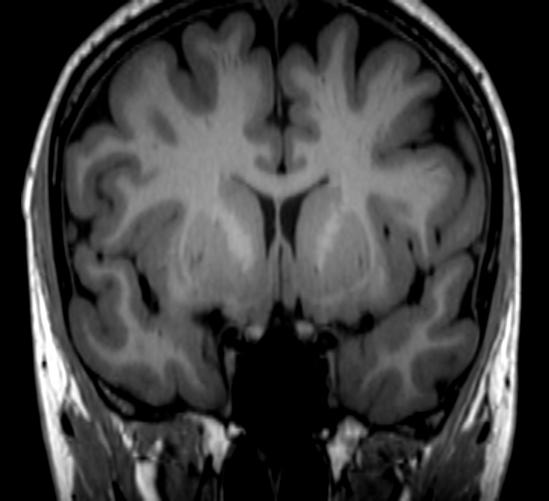
#> input picture PEC1/Ejercicio5/assets/brain1.png, 1097 x 1002 px, found by its file name (shown at 1/2 size)
$ python apartado5.4.py
#> lines starting #> are read from the running program, lines starting #| are printed output that depends on the picture; after the words box and inside, x2 and y2 are one past the last pixel; in counts of white or black regions, pixels touching at a corner belong together
# -*- coding: utf-8 -*-
"""
File: main.py
Author: Isabel Manzaneque
Date: 06/11/2023
Description: Segmentacion sin conocimiento del dominio - Apartado 5.4
"""

import numpy as np
import cv2


img = cv2.imread(".\\assets\\brain1.png")
#> img is the input picture: shape (1002, 1097, 3); min 0, max 255, mean 61
rows, cols = img.shape[:2]
#> rows = 1002; cols = 1097
assert img is not None, "file could not be read, check with os.path.exists()"

# Encuentra aproximacion de la materia blanca
gray = cv2.cvtColor(img, cv2.COLOR_BGR2GRAY)
ret, thresh = cv2.threshold(gray, 40, 255, cv2.THRESH_BINARY)
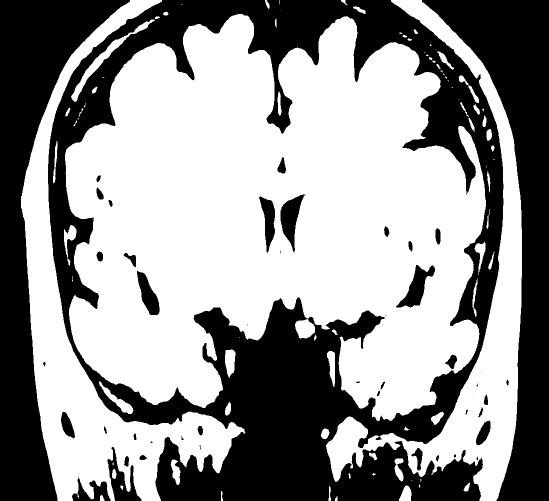
#> thresh: shape (1002, 1097) (shown at 1/2 size); 58.3% white; 48 black regions (11 under 20 px), largest, box (x1, y1, x2, y2) and area: (96, 0, 1007, 1002) 266809, (0, 0, 260, 1002) 88179, (844, 0, 1097, 1002) 84402

# noise removal
kernel = np.ones((3,3),np.uint8)
opening = cv2.morphologyEx(thresh, cv2.MORPH_OPEN, kernel, iterations = 2)
#> opening: shape (1002, 1097); 58% white; 43 black regions (10 under 20 px), largest, box (x1, y1, x2, y2) and area: (96, 0, 1007, 1002) 270944, (0, 0, 260, 1002) 88179, (844, 0, 1097, 1002) 84402

# sure background area
sure_bg = cv2.dilate(opening, kernel, iterations=3)
#> sure_bg: shape (1002, 1097); 63.7% white; 37 black regions (15 under 20 px), largest, box (x1, y1, x2, y2) and area: (99, 0, 1004, 1002) 223159, (0, 0, 256, 1002) 84300, (847, 0, 1097, 1002) 80636

# Finding sure foreground area
dist_transform = cv2.distanceTransform(opening,cv2.DIST_L2,5)
sure_fg = cv2.threshold(dist_transform,0.22*dist_transform.max(),255,0)[1]
#> sure_fg: shape (1002, 1097) float32; 20.3% white; 13 white regions (3 under 20 px), largest, box (x1, y1, x2, y2) and area: (165, 91, 934, 625) 192208, (176, 543, 407, 776) 18169, (736, 631, 883, 792) 9775

# Finding unknown region
sure_fg = np.uint8(sure_fg)
unknown = cv2.subtract(sure_bg,sure_fg)
#> unknown: shape (1002, 1097); 43.4% white; 33 white regions, largest, box (x1, y1, x2, y2) and area: (39, 0, 983, 1002) 375217, (639, 0, 1047, 1002) 83178, (140, 69, 256, 206) 3632

# Marker labelling
ret, markers = cv2.connectedComponents(sure_fg)
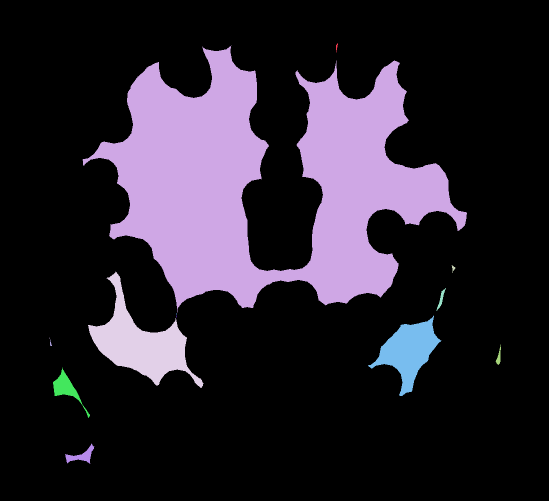
#> markers: shape (1002, 1097) int32 (shown at 1/2 size); 14 distinct labels, from 0 to 13; one colour per label, 0 black
#> ret = 14
markers = markers+1
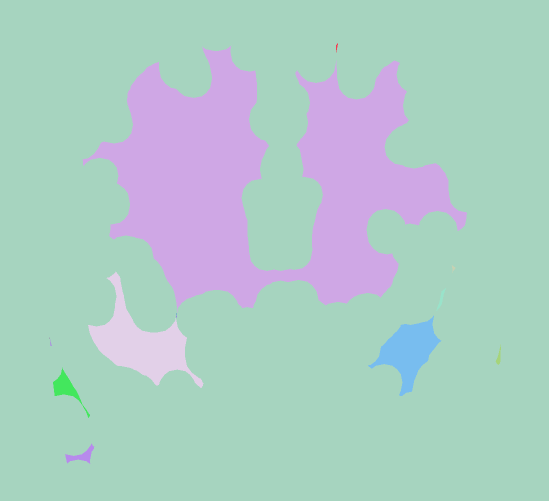
#> markers: shape (1002, 1097) int32 (shown at 1/2 size); 14 distinct labels, from 1 to 14; one colour per label, 0 black
markers[unknown==255] = 0
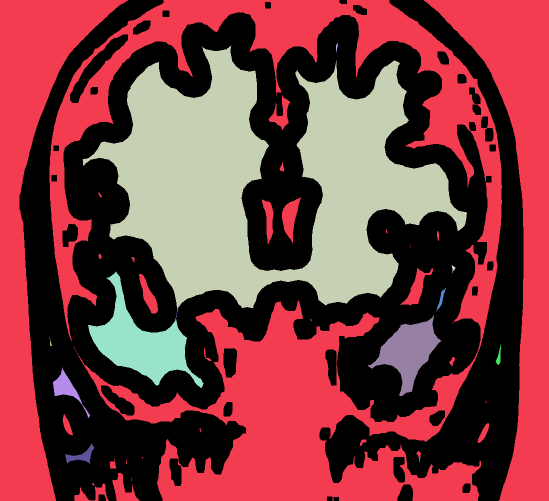
#> markers: shape (1002, 1097) int32 (shown at 1/2 size); 15 distinct labels, from 0 to 14; one colour per label, 0 black

markers = cv2.watershed(img,markers)
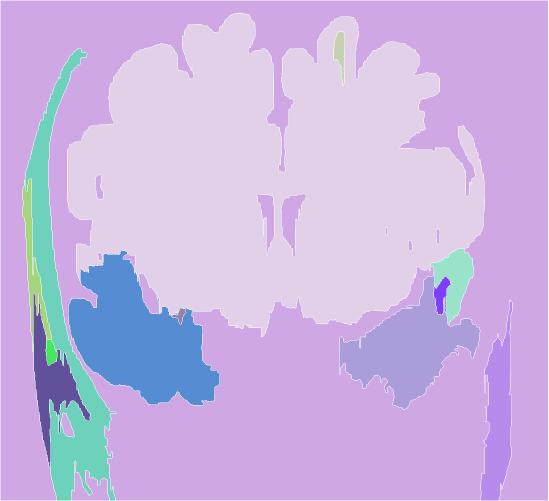
#> markers: shape (1002, 1097) int32 (shown at 1/2 size); 15 distinct labels, from -1 to 14; one colour per label, 0 black, -1 white
img[markers == -1] = [255,0,0]
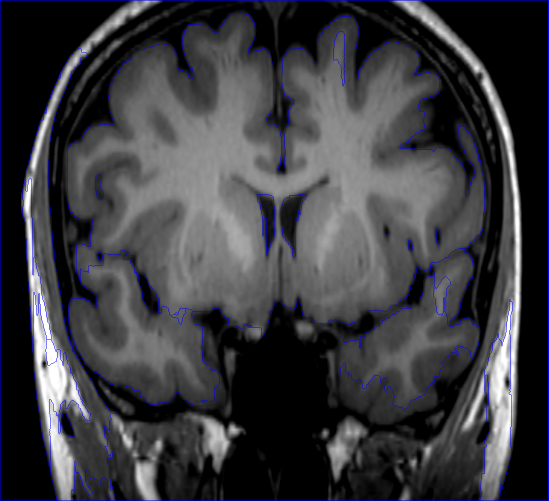
#> img: shape (1002, 1097, 3) (shown at 1/2 size); 1.58% of pixels changed, all inside (x1, y1, x2, y2) = (0, 0, 1097, 1002)

cv2.imshow("Background", cv2.resize(sure_bg, (cols//2, rows//2)))
cv2.imshow("Foreground", cv2.resize(sure_fg, (cols//2, rows//2)))
cv2.imshow("Segmentada", cv2.resize(img, (cols//2, rows//2)))
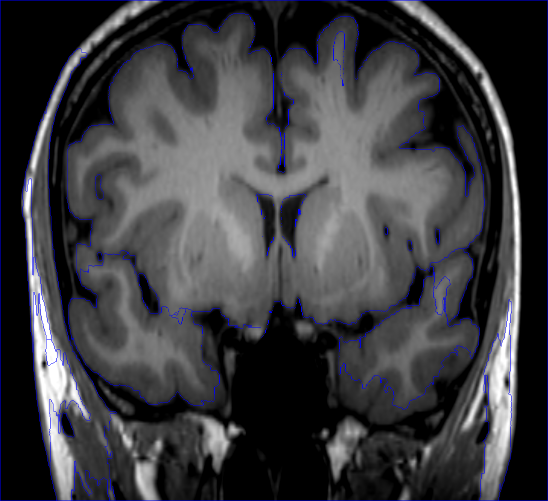
#> window 'Segmentada': shape (501, 548, 3); mean B, G, R 64.1, 60.2, 60.2
cv2.waitKey(0)
cv2.destroyAllWindows()
cv2.destroyAllWindows()
